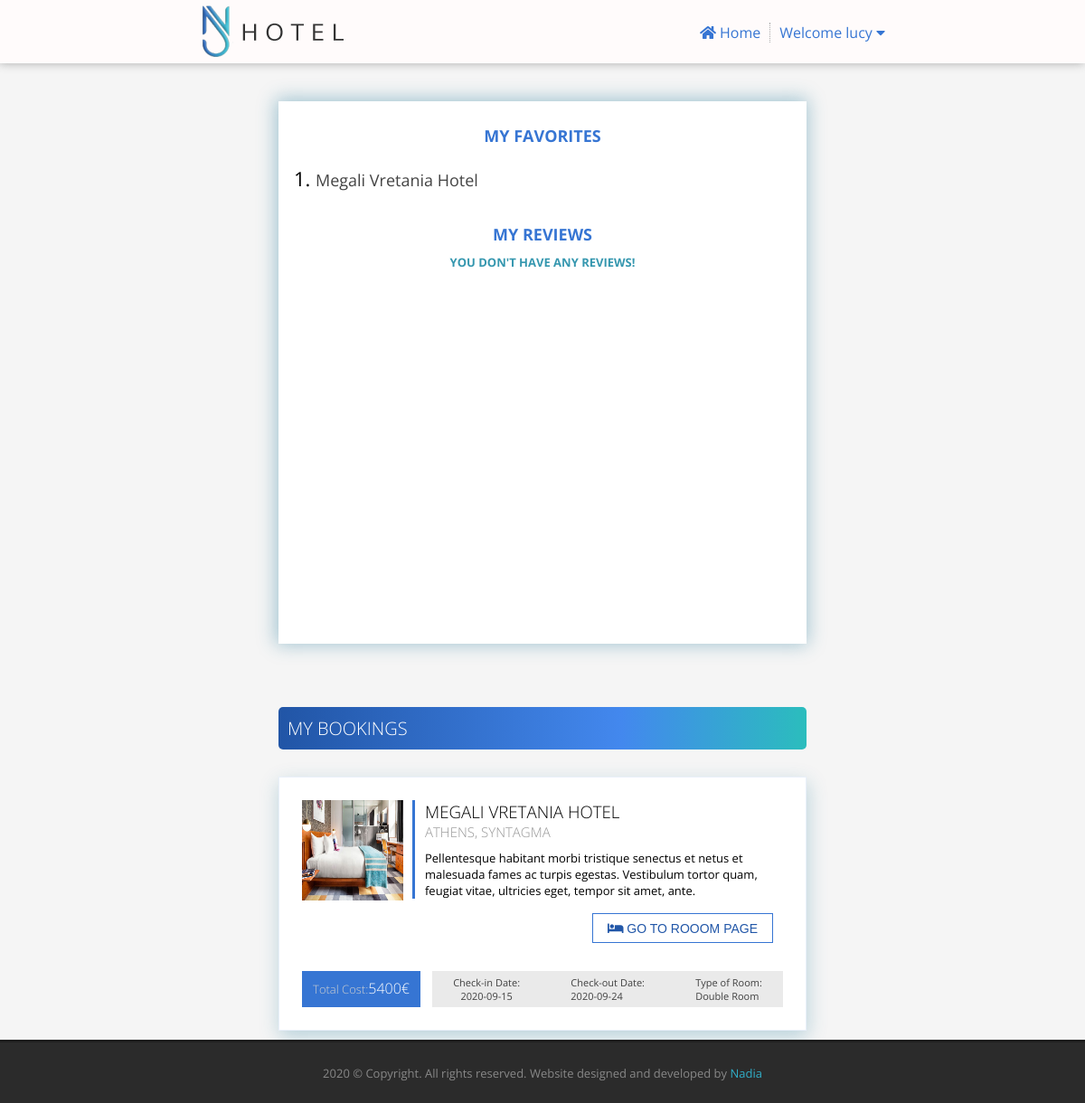
The page /public/profile.php (signed in) on the database its author committed.
### tables this page shows
CREATE TABLE `user` (
  `user_id` int(10) UNSIGNED NOT NULL,
  `name` varchar(250) NOT NULL,
  `email` varchar(250) NOT NULL,
  `password` text NOT NULL,
  `created_time` timestamp NOT NULL DEFAULT current_timestamp()
);

CREATE TABLE `favorite` (
  `user_id` int(10) UNSIGNED NOT NULL,
  `room_id` int(10) UNSIGNED NOT NULL,
  `created_time` timestamp NOT NULL DEFAULT current_timestamp()
);

CREATE TABLE `room` (
  `room_id` int(10) UNSIGNED NOT NULL,
  `type_id` int(10) UNSIGNED NOT NULL,
  `name` varchar(250) NOT NULL,
  `city` varchar(250) NOT NULL,
  `area` varchar(250) NOT NULL,
  `photo_url` varchar(250) NOT NULL,
  `count_of_guests` int(10) UNSIGNED NOT NULL,
  `price` int(10) UNSIGNED NOT NULL,
  `address` varchar(250) NOT NULL,
  `location_lat` decimal(10,7) NOT NULL,
  `location_long` decimal(10,7) NOT NULL,
  `description_short` varchar(250) NOT NULL,
  `description_long` text NOT NULL,
  `parking` tinyint(1) NOT NULL,
  `wifi` tinyint(1) NOT NULL,
  `pet_friendly` tinyint(1) NOT NULL,
  `avg_reviews` decimal(10,7) DEFAULT NULL,
  `count_reviews` int(10) UNSIGNED DEFAULT 0,
  `created_time` timestamp NOT NULL DEFAULT current_timestamp()
);

CREATE TABLE `booking` (
  `booking_id` int(10) UNSIGNED NOT NULL,
  `user_id` int(10) UNSIGNED NOT NULL,
  `room_id` int(10) UNSIGNED NOT NULL,
  `check_in_date` date NOT NULL,
  `check_out_date` date NOT NULL,
  `total_price` int(10) UNSIGNED NOT NULL,
  `created_time` timestamp NOT NULL DEFAULT current_timestamp()
);

CREATE TABLE `room_type` (
  `type_id` int(10) UNSIGNED NOT NULL,
  `title` varchar(250) NOT NULL
);

### app/Hotel/User.php (called while the page is built, shortened)
<?php
class User extends BaseService{
    private static $currentUserId;
    public function getByUserId($userId){
        $parameters = [
            ':user_id' => $userId
        ];
        return $this->fetch("SELECT * FROM user WHERE user_id = :user_id", $parameters);
    }
    public static function getCurrentUserId(){
        return self::$currentUserId;
    }
    public static function setCurrentUserId($userId){
       self::$currentUserId = $userId;
    }
}
?>

### app/Hotel/BaseService.php (called while the page is built, shortened)
<?php
class BaseService{
    private static $pdo;
    protected function initializePdo(){
        if(!empty(self::$pdo)){
            return;
        }
        $config = Configuration::getInstance();
        $databaseConfig = $config->getConfig()['database'];
        try{
            self::$pdo = new PDO(sprintf('mysql:host=%s;dbname=%s;charset=UTF8', $databaseConfig['host'], $databaseConfig['dbname']), $databaseConfig['username'], $databaseConfig['password'], [PDO::MYSQL_ATTR_INIT_COMMAND => "SET NAMES 'UTF8'"]);
            self::$pdo->setAttribute(PDO::ATTR_ERRMODE, PDO::ERRMODE_EXCEPTION);
        }catch (\PDOException $ex){
            throw new \Exception(sprintf('Could not connect to database. Error: %s', $ex->getMessage()));
        }
    }
    protected function fetchAll($sql, $parameters= [], $type = PDO::FETCH_ASSOC){
        $statement = $this->getPdo()->prepare($sql);
        foreach ($parameters as $key => $value){
            $statement->bindValue($key, $value, is_int($value) ? PDO::PARAM_INT : PDO::PARAM_STR);
        }
        $status = $statement->execute();
        return $statement->fetchAll($type);
    }
    protected function fetch($sql, $parameters= [], $type = PDO::FETCH_ASSOC){
        $statement = $this->getPdo()->prepare($sql);
        foreach ($parameters as $key => $value){
            $statement->bindValue($key, $value, is_int($value) ? PDO::PARAM_INT : PDO::PARAM_STR);
        }
        $status = $statement->execute();
        return $statement->fetch($type);
    }
    protected function getPdo(){
        return self::$pdo;
    }
}
?>

### app/Hotel/Favorite.php (called while the page is built, shortened)
<?php
class Favorite extends BaseService  {
    public function getListByUser($userId){
        $parameters = [
            ':user_id' => $userId
        ];
        return $this->fetchAll("SELECT favorite.*, room.name
         FROM favorite
         INNER JOIN room ON favorite.room_id = room.room_id
         WHERE user_id = :user_id", $parameters);
    }
}
?>

### app/Hotel/Review.php (called while the page is built, shortened)
<?php
class Review extends BaseService  {
    public function getListByUser($userId){
        $parameters = [
            ':user_id' => $userId
        ];
        return $this->fetchAll("SELECT review.*, room.name
         FROM review
         INNER JOIN room ON review.room_id = room.room_id
         WHERE user_id = :user_id", $parameters);
    }
}
?>

### app/Hotel/Booking.php (called while the page is built, shortened)
<?php
class Booking extends BaseService  {
    public function getListByUser($userId){
        $parameters = [
            ':user_id' => $userId
        ];
        return $this->fetchAll("SELECT booking.*, room.*, room_type.title as room_type
         FROM booking
         INNER JOIN room ON booking.room_id = room.room_id
         INNER JOIN room_type ON room.type_id = room_type.type_id
         WHERE user_id = :user_id", $parameters);
    }
}
?>

### public/profile.php (the view, shortened to what this page needs)
<?php
$userId = User::getCurrentUserId();
$favorite = new Favorite();
$userFavorites = $favorite->getListByUser($userId);
$review = new Review();
$userReviews = $review->getListByUser($userId);
$booking = new Booking();
$userBookings = $booking->getListByUser($userId);
?>
<!DOCTYPE html>
<html lang="en">
    <head>
        <link rel="stylesheet" href="assets/css/all.min.css">
        <link rel="stylesheet" type="text/css" href="assets/css/style.css">
        <link rel="stylesheet" type="text/css" href="assets/css/list.css">
        <link rel="stylesheet" type="text/css" href="assets/css/profile.css">
        <link rel="stylesheet" type="text/css" href="assets/css/drop.css">
        <link rel="stylesheet" type="text/css" href="assets/css/responsive.css">
    </head>
    <body>
        <?php include "partial/header.php" ?>
        <?php include "partial/mobile.php" ?>
        <section>
            <div class="search-results">
                <div class="sidebar-filters">
                    <div class="favourites">
                        <h2>My Favorites</h2>
                        <?php
                            if(count($userFavorites) > 0){
                        ?>
                        <ol>
                            <?php
                                foreach ($userFavorites as $favorite) {
                            ?>
                            <li class="hotel-fav-rev">
                                <span><a class="name-styles" href="room.php?room_id=<?php echo $favorite['room_id']; ?>"><?php echo $favorite['name']; ?></a></span>
                            </li>
                            <?php
                                }
                            ?>
                        </ol>
                        <?php
                            }else{
                        ?>
                        <h2 class="check-search">You don't have any favorite Hotel!</h2>
                        <?php
                            }
                        ?>
                    </div>
                    <div class="reviews">
                        <h2>My Reviews</h2>
                        <?php
                            if(count($userReviews) > 0){
                        ?>
                        <ol>
                            <?php
                                foreach ($userReviews as $review){
                            ?>
                            <li class="hotel-fav-rev">
                                <span><a class="name-styles" href="room.php?room_id=<?php echo $favorite['room_id']; ?>"><?php echo $review['name']; ?></a></span>
                            </li>
                            <?php
                                for ($i = 1; $i <= 5; $i++){
                                    if($review['rate'] >= $i){
                                        ?>
                                        <i class="fas fa-star checked"></i>
                                        <?php
                                    }else{
                                        ?>
                                        <i class="fas fa-star"></i>
                                        <?php
                                    }
                                }
                            ?>
                           <?php
                                }
                           ?>
                        </ol>
                        <?php
                            }else{
                        ?>
                        <h2 class="check-search">You don't have any reviews!</h2>
                        <?php
                            }
                        ?>
                    </div>
                </div>
                <div class="hotel-results">
                    <div class="results-bar">
                        <h2>My bookings</h2>
                    </div>
                    <?php
                        if(count($userBookings) > 0){
                    ?>
                        <article class="room">
                            <?php
                                foreach ($userBookings as $booking){
                            ?>
                            <aside class="media">
                                <img  src="assets/images/rooms/<?php echo $booking['photo_url']; ?>">
                            </aside>
                            <div class="info">
                                <h1><?php echo $booking['name']; ?></h1>
                                <h2><?php echo sprintf('%s, %s' , $booking['city'], $booking['area']); ?></h2>
                                <p><?php echo $booking['description_short']; ?></p>
                                <button class="go-to-room-button"><a href="room.php?room_id=<?php echo $booking['room_id']; ?>"><i class="fas fa-bed"></i> Go to Rooom Page</a></button>
                            </div>
                            <div class="room-details">
                                <h3 class="room-price room-profile-price"><span class="per-night-price total"> Total Cost:</span><?php echo $booking['total_price']; ?>€</h3>
                                <div class="details profile-d">
                                    <p class="detail-text1 profile-detail"><span class="detail-titles">Check-in Date:</span> <span class="break"><?php echo $booking['check_in_date']; ?></span></p>
                                    <p class="detail-text2 profile-detail"><span class="detail-titles">Check-out Date: </span><span class="break"><?php echo $booking['check_out_date']; ?></span></p>
                                    <p class="detail-text3 profile-detail"><span class="detail-titles">Type of Room: </span><span class="break"><?php echo $booking['room_type']; ?></span></p>
                                </div>
                            </div>
                            </div>
                            <?php
                                }
                            ?>
                    <?php
                        } else{
                    ?>
                        <h2 class="check-search">You don't have any booking</h2>
                        <hr class="hr">
                    <?php
                        }
                    ?>
                </div>
        </section>
        <?php include "partial/footer.php" ?>
    </body>
</html>

### public/partial/header.php (shortened to what this page needs)
<?php
$userId =  User::getCurrentUserId();
if(!empty($userId)){
    $user = new User();
    $name = $user->getByUserId($userId)['name'];
}
?>
<header>
    <div class="header-container">
        <div class="logo">
            <a href="index.php"><img src="assets/images/logo.png"></a>
            </div>
        <nav class="navigation">
            <ul>
                <li class="nav-item home-page">
                    <a href="index.php">
                        <i class="fas fa-home"></i>&nbsp;<span>Home</span>
                    </a>
                </li>
                <?php
                    if(!empty($userId)) {
                ?>
                    <li class="dropdown nav-item-two profile-page">
                        <div class="dropbtn" onclick="dropdown()">Welcome <?php echo $name ?>
                            <i class="fa fa-caret-down"></i>
                        </div>
                    </li>
                <?php
                    }
                ?>
            </ul>
        </nav>
    </div>
</header>

### public/assets/css/style.css (style rules this page uses)
* { margin: 0; padding: 0; box-sizing: border-box; }
body { background-color: #f5f5f5; color: #000; font-family: 'Open Sans', sans-serif; font-size: 16px; height: 100vh; padding-bottom: 51px; }
body > header { min-height: 70px; background-color: #fffbfb; position: fixed; width: 100%; z-index: 1; }
h2 { color:#3675d3; }
button { width: 200px; height: 50px; margin-top: 20px; font-size: 20px; border: none; overflow: hidden; color: #ffffff; cursor: pointer; visibility: visible; background: -moz-linear-gradient(left, #2bbdbd 0%, #4388ee 65%, #2155a6 100%); background: -webkit-linear-gradient(left, #2bbdbd 0%, #4388ee 65%, #2155a6 100%); background: linear-gradient(90deg, #2bbdbd 0%, #4388ee 65%, #2155a6 100%); outline:none; }
.header-container { text-align: center; width: 56%; margin: 0 auto; }
div.logo { float: left; padding-top: 5px; }
nav.navigation { text-align: right; list-style: none; }
nav.navigation ul li { display: inline-block; }
ul li.nav-item { padding-top: 25px; list-style: none; }
li.nav-item:after { display: inline; content: ' '; border-right: 1px dotted #aaa; padding-right: 5px; }
ul li a { padding: 0 5px ; }
ul li a, ul li a:link { text-decoration: none; color: #3675d3; }

### public/assets/css/list.css (style rules this page uses)
body > header { box-shadow: -1px 0px 10px 0px #3c3c3c66; }
div.search-results { text-align: center; margin: 0 auto; overflow: hidden; width: 60%; padding: 50px; padding-top: 90px; }
div.sidebar-filters { float: left; border: 1px solid #fff; background: #fff; padding: 30px; box-shadow: -1px -1px 19px 2px #247b9c66; }
div.hotel-results { float: right; width: 65%; }
div.hotel-results article { text-align: left; border: 1px solid #3675d31c; margin-bottom: 30px; padding: 25px; background: white; box-shadow: 1px 7px 20px 0px #247b9c4a; }
.results-bar { color: #fff; text-align: left; padding: 5px; background: linear-gradient(90deg ,#2155a6 0%, #4388ee 65%, #2bbdbd 100%); border-radius: 5px; margin-bottom: 30px; }
.results-bar h2 { color: #fff; font-size: 20px; padding: 5px; }
div.hotel-results aside.media img { width: 21%; float: left; height: 111px; transition: 0.5s; }
button.go-to-room-button { float: right; font-size: 14px; width: 200px; height: 33px; text-transform: uppercase; position: relative; background: rgba(0, 0, 0, 0); border: 1px solid #3675d3; color: #3675d3; box-shadow: none; border-radius: 0; margin: 16px 11px 6px 0; transition: 0.5s; }
button.go-to-room-button a { text-decoration: none; color: #2257a8; }
article.room div.info { border-left: 3px solid #3675d3; width: 77%; margin-left: 23%; padding-left: 2%; }
div.info h1, h2 { text-transform: uppercase; font-weight: 100; }
div.info h2 { font-size: 15px; color: rgb(150, 150, 150); transition: 0.5s; }
div.info p { font-size: 14px; margin-top: 10px; }
div.room-details { display: flex; align-items: center; justify-content: center; margin-top: 80px; font-size: 13px; }
div.details { display: flex; justify-content: center; align-items: center; background: #eaeaea; color: #404040; width: 77%; height: 40px; }
div h3.room-price { font-size: 17px; font-weight: 100; background-color: #3675d3; color: #fff; width: 20%; height: 40px; text-align: center; float: left; margin-right: 18px; padding: 8px 0; }
span.per-night-price { font-size: 14px; color: #d0d0d0; }
p.detail-text1 { float: left; padding-right: 20px; text-align: center; font-size: 12px; }
p.detail-text1:after { display: inline; content: ' '; border-right: 1px solid #404040; padding-right: 45px; }
p.detail-text2 { padding-left: 20px; text-align: center; font-size: 12px; }
div.details { text-align: center; }

### public/assets/css/drop.css (style rules this page uses)
.dropdown { float: right; overflow: hidden; }
.dropdown .dropbtn { cursor: pointer; font-size: 16px; border: none; outline: none; color: #3675d3; background-color: inherit; font-family: inherit; margin: 0; padding: 25px 5px 22px; margin-left: 5px; }

### rows shown on the page
user: name "lucy"
favorite: room.name "Megali Vretania Hotel"
booking: room.photo_url (picture), room.name "MEGALI VRETANIA HOTEL", room.city "ATHENS", room.area "SYNTAGMA", room.description_short "Pellentesque habitant morbi tristique senectus et netus et malesuada fames ac turpis egestas. Vestibulum tortor quam, feugiat vitae, ultricies eget, tempor sit amet, ante.", total_price "5400", check_in_date "2020-09-15", check_out_date "2020-09-24", room_type.title "Double Room"
